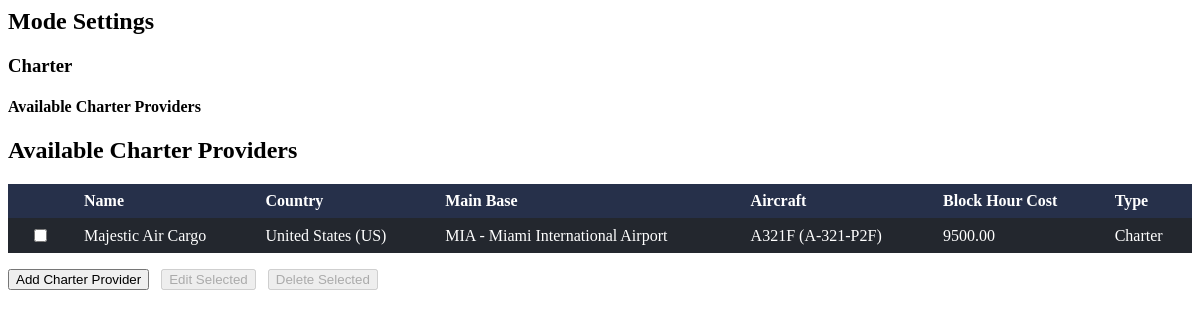
The app's page /mode-tab/, older data.
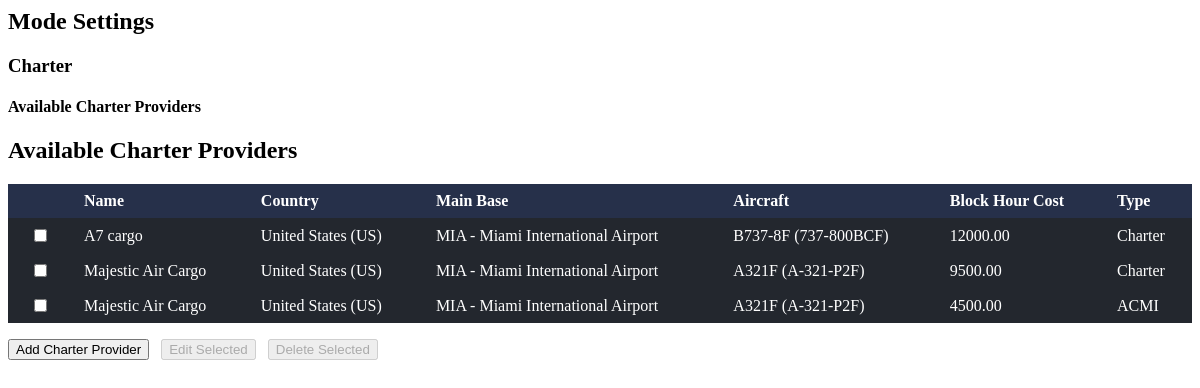
The same page, newer data.
### main/models.py (models this page shows, shortened)
class CharterProvider(models.Model):
	name = models.CharField(max_length=100)
	country = models.ForeignKey(Country, on_delete=models.CASCADE)
	main_base = models.ForeignKey('Airport', on_delete=models.CASCADE, related_name='charter_providers')
	aircraft = models.ForeignKey(Aircraft, on_delete=models.CASCADE, related_name='charter_providers')
	block_hour_cost = models.DecimalField(max_digits=12, decimal_places=2)
	TYPE_CHOICES = [
		('charter', 'Charter'),
		('acmi', 'ACMI'),
		('by_kg', 'By Kg.')
	]
	type = models.CharField(max_length=16, choices=TYPE_CHOICES, default='charter')

class Country(models.Model):
    name = models.CharField(max_length=100)
    country_code = models.CharField(max_length=4)
    currency = models.CharField(max_length=64)
    currency_code = models.CharField(max_length=8)
    region = models.CharField(max_length=64)
    def __str__(self):
        return f"{self.name} ({self.country_code})"

class Airport(models.Model):
	iata_code = models.CharField(max_length=3, unique=True)
	name = models.CharField(max_length=100)
	city = models.CharField(max_length=100)
	country = models.CharField(max_length=100)
	latitude = models.FloatField(blank=True, null=True)
	longitude = models.FloatField(blank=True, null=True)
	altitude_ft = models.IntegerField(blank=True, null=True)
	fuel_cost_gl = models.FloatField()
	cargo_handling_cost_kg = models.FloatField()
	airport_fee = models.FloatField()
	turnaround_cost = models.FloatField()
	other_desc = models.CharField(max_length=255, blank=True)
	other_cost = models.FloatField(blank=True, null=True)
	def __str__(self):
		return f"{self.iata_code} - {self.name}"

class Aircraft(models.Model):
	aircraft_id = models.CharField(max_length=64, unique=True)
	manufacturer = models.CharField(max_length=64)
	model = models.CharField(max_length=64)
	short_name = models.CharField(max_length=32)
	mtow_kg = models.FloatField()
	mtow_lbs = models.FloatField()
	mldgw_kg = models.FloatField(blank=True, null=True)
	mldgw_lbs = models.FloatField(blank=True, null=True)
	zero_fuel_kg = models.FloatField()
	zero_fuel_lbs = models.FloatField()
	max_ramp_kg = models.FloatField(blank=True, null=True)
	max_ramp_lbs = models.FloatField(blank=True, null=True)
	empty_weight_kg = models.FloatField()
	empty_weight_lbs = models.FloatField()
	max_payload_kg = models.FloatField()
	max_payload_lbs = models.FloatField()
	fuel_capacity_gal = models.FloatField()
	fuel_capacity_lbs = models.FloatField()
	fuel_burn_gal = models.FloatField()
	fuel_burn_lbs = models.FloatField()
	min_fuel_landed_gal = models.FloatField(blank=True, null=True)
	min_fuel_landed_lbs = models.FloatField(blank=True, null=True)
	min_fuel_alternate_gal = models.FloatField(blank=True, null=True)
	min_fuel_alternate_lbs = models.FloatField(blank=True, null=True)
	cargo_positions_main_deck = models.IntegerField()
	cargo_positions_lower_deck = models.IntegerField()
	cruise_speed = models.FloatField()
	def __str__(self):
		return f"{self.short_name} ({self.model})"

### main/views.py (the view)
# urls.py: path('mode-tab/', views.mode_tab, name='mode_tab'),
def mode_tab(request):
	providers = CharterProvider.objects.all().order_by('name')
	if request.method == 'POST':
		form = CharterProviderForm(request.POST)
		if form.is_valid():
			form.save()
			update_routes_on_change()
			if request.headers.get('x-requested-with') == 'XMLHttpRequest':
				return JsonResponse({'success': True})
		if request.headers.get('x-requested-with') == 'XMLHttpRequest':
			return JsonResponse({'success': False, 'errors': form.errors}, status=400)
	else:
		form = CharterProviderForm()
	return render(request, 'mode.html', {'form': form, 'providers': providers})

### templates/mode.html (shortened to what this page needs)
{% load crispy_forms_tags %}
<div class="tab-content-inner mode-tab">
  <h2>Mode Settings</h2>
  <div class="mode-section">
    <h3>Charter</h3>
    <div class="charter-subsection">
      <h4>Available Charter Providers</h4>
      <div class="charter-provider-list">
        <h2 class="aircraft-section-title">Available Charter Providers</h2>
        <table style="width:100%;border-collapse:collapse;background:#23272e;color:#fff;">
          <thead>
            <tr style="background:#26304a;">
              <th style="padding:8px 12px;width:40px;"></th>
              <th style="padding:8px 12px;text-align:left;">Name</th>
              <th style="padding:8px 12px;text-align:left;">Country</th>
              <th style="padding:8px 12px;text-align:left;">Main Base</th>
              <th style="padding:8px 12px;text-align:left;">Aircraft</th>
              <th style="padding:8px 12px;text-align:left;">Block Hour Cost</th>
              <th style="padding:8px 12px;text-align:left;">Type</th>
            </tr>
          </thead>
          <tbody>
            {% for provider in providers %}
            <tr>
              <td style="padding:8px 12px;text-align:center;"><input type="checkbox" class="charter-provider-select-checkbox" value="{{ provider.id }}" /></td>
              <td style="padding:8px 12px;">{{ provider.name }}</td>
              <td style="padding:8px 12px;">{{ provider.country }}</td>
              <td style="padding:8px 12px;">{{ provider.main_base }}</td>
              <td style="padding:8px 12px;">{{ provider.aircraft }}</td>
              <td style="padding:8px 12px;">{{ provider.block_hour_cost }}</td>
              <td style="padding:8px 12px;">{{ provider.get_type_display }}</td>
            </tr>
            {% empty %}
            <tr><td colspan="7" style="padding:8px 12px;text-align:center;"><em>No providers yet.</em></td></tr>
            {% endfor %}
          </tbody>
        </table>
        <div style="display:flex;gap:0.75rem;margin-top:1rem;">
          <button id="add-charter-provider-btn" class="primary-button" type="button" onclick="toggleCharterProviderForm()">Add Charter Provider</button>
          <button id="edit-charter-provider-btn" class="primary-button" type="button" disabled>Edit Selected</button>
          <button id="delete-charter-provider-btn" class="danger-button" type="button" disabled>Delete Selected</button>
        </div>
      </div>
    </div>
  </div>
</div>

Row changes from the older to the newer data that the page shows:
added CharterProvider: name "A7 cargo", country "United States (US)", main_base "MIA - Miami International Airport", aircraft "B737-8F (737-800BCF)", block_hour_cost "12000.00", type "Charter"
added CharterProvider: name "Majestic Air Cargo", country "United States (US)", main_base "MIA - Miami International Airport", aircraft "A321F (A-321-P2F)", block_hour_cost "4500.00", type "ACMI"
